Frame 1 (no input): blank canvas, image omitted
Frame 60 (the mouse pressed at the canvas centre just before this capture): blank canvas, image omitted
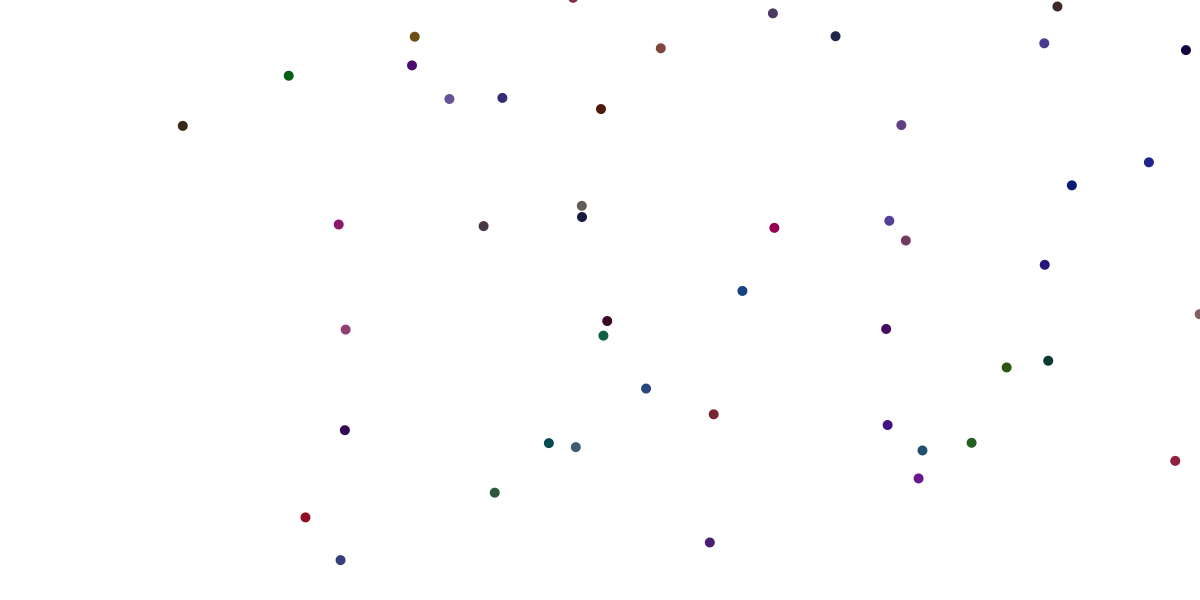
Frame 120 (the mouse held since frame 60 and released just before this capture)

The Processing sketch whose frames 1 and 60 were blank and that drew this single picture after the mouse press (run headless with seeded random() and noise(); from frame 60 on, the mouse is pressed at the canvas centre):

// Processing sketch: processing_118046
// ── processing_118046.pde

Particle my_particle;

Particle[] particle_list;
int particle_number = 100;

void setup(){
  size(1200,600);
  noStroke();
  frameRate(60);
  smooth();
  background(255);
}

void draw(){
  background(255);
//  if (my_particle != null){
//  my_particle.existing();
//  }

  if (particle_list != null){
   for(int i=0; i<particle_number; i++){
     particle_list[i].existing();
   }
  }
}

void mousePressed(){
//  my_particle = new Particle();
  
  particle_list = new Particle[particle_number];
  for (int i = 0; i < particle_number; i++){
    particle_list[i] = new Particle();
  }
}

public class Particle {
float x,y;
float velocity_x, velocity_y;
float acc_x, acc_y;
float redcolour, greencolour, bluecolour;
float size;

  public Particle(){
    x = mouseX;
    y = mouseY;
    velocity_x = random(-5,5);     
    velocity_y = random(-5,5);
    acc_x = random(-0.3, 0.3);
    acc_y = random(-0.3, 0.3);
    redcolour = random(160);
    greencolour = random(100);
    bluecolour = random(155);
    size = 0.4;
  }
  
  public void existing(){
    velocity_x += acc_x;
    velocity_y += acc_y;
    
    x += velocity_x;
    y += velocity_y; 
    
 fill(redcolour,greencolour,bluecolour);
    
    ellipse(x,y,10,10);
  }
}
